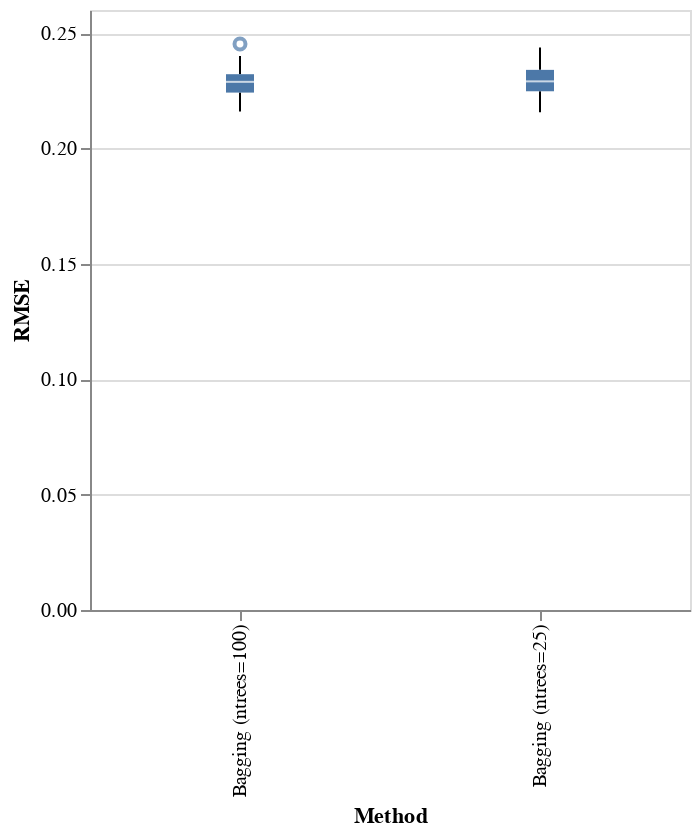

The code cell stored with this chart in its notebook:
### Markdown cell above
This looks promising! But what do the statistics tell us?

### Code cell
import altair as alt

alt.Chart(results).mark_boxplot().encode(
    alt.Y("RMSE:Q"),
    x='Method',
).properties(width=300)

### Figure 1 — Vega-Lite specification as saved in the notebook (floating-point values rounded to 4 significant figures)
{"config": {"view": {"continuousWidth": 300, "continuousHeight": 300}}, "data": {"name": "data-3b234216b4e758409f4af97aed5fcb04"}, "mark": {"type": "boxplot"}, "encoding": {"x": {"field": "Method", "type": "nominal"}, "y": {"field": "RMSE", "type": "quantitative"}}, "width": 300, "$schema": "https://vega.github.io/schema/vega-lite/v5.8.0.json", "datasets": {"data-3b234216b4e758409f4af97aed5fcb04": [{"RMSE": 0.2182, "Method": "Bagging (ntrees=100)"}, {"RMSE": 0.2296, "Method": "Bagging (ntrees=100)"}, {"RMSE": 0.2283, "Method": "Bagging (ntrees=100)"}, {"RMSE": 0.2222, "Method": "Bagging (ntrees=100)"}, {"RMSE": 0.2237, "Method": "Bagging (ntrees=100)"}, {"RMSE": 0.2291, "Method": "Bagging (ntrees=100)"}, {"RMSE": 0.2371, "Method": "Bagging (ntrees=100)"}, {"RMSE": 0.2276, "Method": "Bagging (ntrees=100)"}, {"RMSE": 0.227, "Method": "Bagging (ntrees=100)"}, {"RMSE": 0.2355, "Method": "Bagging (ntrees=100)"}, {"RMSE": 0.2371, "Method": "Bagging (ntrees=100)"}, {"RMSE": 0.2259, "Method": "Bagging (ntrees=100)"}, {"RMSE": 0.23, "Method": "Bagging (ntrees=100)"}, {"RMSE": 0.2302, "Method": "Bagging (ntrees=100)"}, {"RMSE": 0.223, "Method": "Bagging (ntrees=100)"}, {"RMSE": 0.2258, "Method": "Bagging (ntrees=100)"}, {"RMSE": 0.235, "Method": "Bagging (ntrees=100)"}, {"RMSE": 0.224, "Method": "Bagging (ntrees=100)"}, {"RMSE": 0.2276, "Method": "Bagging (ntrees=100)"}, {"RMSE": 0.2204, "Method": "Bagging (ntrees=100)"}, {"RMSE": 0.2233, "Method": "Bagging (ntrees=100)"}, {"RMSE": 0.2289, "Method": "Bagging (ntrees=100)"}, {"RMSE": 0.2322, "Method": "Bagging (ntrees=100)"}, {"RMSE": 0.2288, "Method": "Bagging (ntrees=100)"}, {"RMSE": 0.2296, "Method": "Bagging (ntrees=100)"}, {"RMSE": 0.2348, "Method": "Bagging (ntrees=100)"}, {"RMSE": 0.2233, "Method": "Bagging (ntrees=100)"}, {"RMSE": 0.2308, "Method": "Bagging (ntrees=100)"}, {"RMSE": 0.2321, "Method": "Bagging (ntrees=100)"}, {"RMSE": 0.2352, "Method": "Bagging (ntrees=100)"}, {"RMSE": 0.2341, "Method": "Bagging (ntrees=100)"}, {"RMSE": 0.2249, "Method": "Bagging (ntrees=100)"}, {"RMSE": 0.2238, "Method": "Bagging (ntrees=100)"}, {"RMSE": 0.2294, "Method": "Bagging (ntrees=100)"}, {"RMSE": 0.2194, "Method": "Bagging (ntrees=100)"}, {"RMSE": 0.2325, "Method": "Bagging (ntrees=100)"}, {"RMSE": 0.2301, "Method": "Bagging (ntrees=100)"}, {"RMSE": 0.2205, "Method": "Bagging (ntrees=100)"}, {"RMSE": 0.2259, "Method": "Bagging (ntrees=100)"}, {"RMSE": 0.2453, "Method": "Bagging (ntrees=100)"}, {"RMSE": 0.2264, "Method": "Bagging (ntrees=100)"}, {"RMSE": 0.2347, "Method": "Bagging (ntrees=100)"}, {"RMSE": 0.2276, "Method": "Bagging (ntrees=100)"}, {"RMSE": 0.2298, "Method": "Bagging (ntrees=100)"}, {"RMSE": 0.2252, "Method": "Bagging (ntrees=100)"}, {"RMSE": 0.2301, "Method": "Bagging (ntrees=100)"}, {"RMSE": 0.24, "Method": "Bagging (ntrees=100)"}, {"RMSE": 0.2352, "Method": "Bagging (ntrees=100)"}, {"RMSE": 0.216, "Method": "Bagging (ntrees=100)"}, {"RMSE": 0.2181, "Method": "Bagging (ntrees=100)"}, {"RMSE": 0.2157, "Method": "Bagging (ntrees=25)"}, {"RMSE": 0.2345, "Method": "Bagging (ntrees=25)"}, {"RMSE": 0.2309, "Method": "Bagging (ntrees=25)"}, {"RMSE": 0.2241, "Method": "Bagging (ntrees=25)"}, {"RMSE": 0.2243, "Method": "Bagging (ntrees=25)"}, {"RMSE": 0.2342, "Method": "Bagging (ntrees=25)"}, {"RMSE": 0.2376, "Method": "Bagging (ntrees=25)"}, {"RMSE": 0.2281, "Method": "Bagging (ntrees=25)"}, {"RMSE": 0.2277, "Method": "Bagging (ntrees=25)"}, {"RMSE": 0.2359, "Method": "Bagging (ntrees=25)"}, {"RMSE": 0.2382, "Method": "Bagging (ntrees=25)"}, {"RMSE": 0.2299, "Method": "Bagging (ntrees=25)"}, {"RMSE": 0.23, "Method": "Bagging (ntrees=25)"}, {"RMSE": 0.2283, "Method": "Bagging (ntrees=25)"}, {"RMSE": 0.2212, "Method": "Bagging (ntrees=25)"}, {"RMSE": 0.2265, "Method": "Bagging (ntrees=25)"}, {"RMSE": 0.2358, "Method": "Bagging (ntrees=25)"}, {"RMSE": 0.2251, "Method": "Bagging (ntrees=25)"}, {"RMSE": 0.2283, "Method": "Bagging (ntrees=25)"}, {"RMSE": 0.2184, "Method": "Bagging (ntrees=25)"}, {"RMSE": 0.2247, "Method": "Bagging (ntrees=25)"}, {"RMSE": 0.2292, "Method": "Bagging (ntrees=25)"}, {"RMSE": 0.2378, "Method": "Bagging (ntrees=25)"}, {"RMSE": 0.2297, "Method": "Bagging (ntrees=25)"}, {"RMSE": 0.2289, "Method": "Bagging (ntrees=25)"}, {"RMSE": 0.2358, "Method": "Bagging (ntrees=25)"}, {"RMSE": 0.2228, "Method": "Bagging (ntrees=25)"}, {"RMSE": 0.2336, "Method": "Bagging (ntrees=25)"}, {"RMSE": 0.2307, "Method": "Bagging (ntrees=25)"}, {"RMSE": 0.2386, "Method": "Bagging (ntrees=25)"}, {"RMSE": 0.2352, "Method": "Bagging (ntrees=25)"}, {"RMSE": 0.2251, "Method": "Bagging (ntrees=25)"}, {"RMSE": 0.2239, "Method": "Bagging (ntrees=25)"}, {"RMSE": 0.2313, "Method": "Bagging (ntrees=25)"}, {"RMSE": 0.2214, "Method": "Bagging (ntrees=25)"}, {"RMSE": 0.2314, "Method": "Bagging (ntrees=25)"}, {"RMSE": 0.2322, "Method": "Bagging (ntrees=25)"}, {"RMSE": 0.222, "Method": "Bagging (ntrees=25)"}, {"RMSE": 0.2284, "Method": "Bagging (ntrees=25)"}, {"RMSE": 0.2437, "Method": "Bagging (ntrees=25)"}, {"RMSE": 0.2289, "Method": "Bagging (ntrees=25)"}, {"RMSE": 0.2327, "Method": "Bagging (ntrees=25)"}, {"RMSE": 0.2288, "Method": "Bagging (ntrees=25)"}, {"RMSE": 0.2285, "Method": "Bagging (ntrees=25)"}, {"RMSE": 0.2247, "Method": "Bagging (ntrees=25)"}, {"RMSE": 0.2303, "Method": "Bagging (ntrees=25)"}, {"RMSE": 0.2389, "Method": "Bagging (ntrees=25)"}, {"RMSE": 0.2368, "Method": "Bagging (ntrees=25)"}, {"RMSE": 0.2169, "Method": "Bagging (ntrees=25)"}, {"RMSE": 0.2194, "Method": "Bagging (ntrees=25)"}]}}
